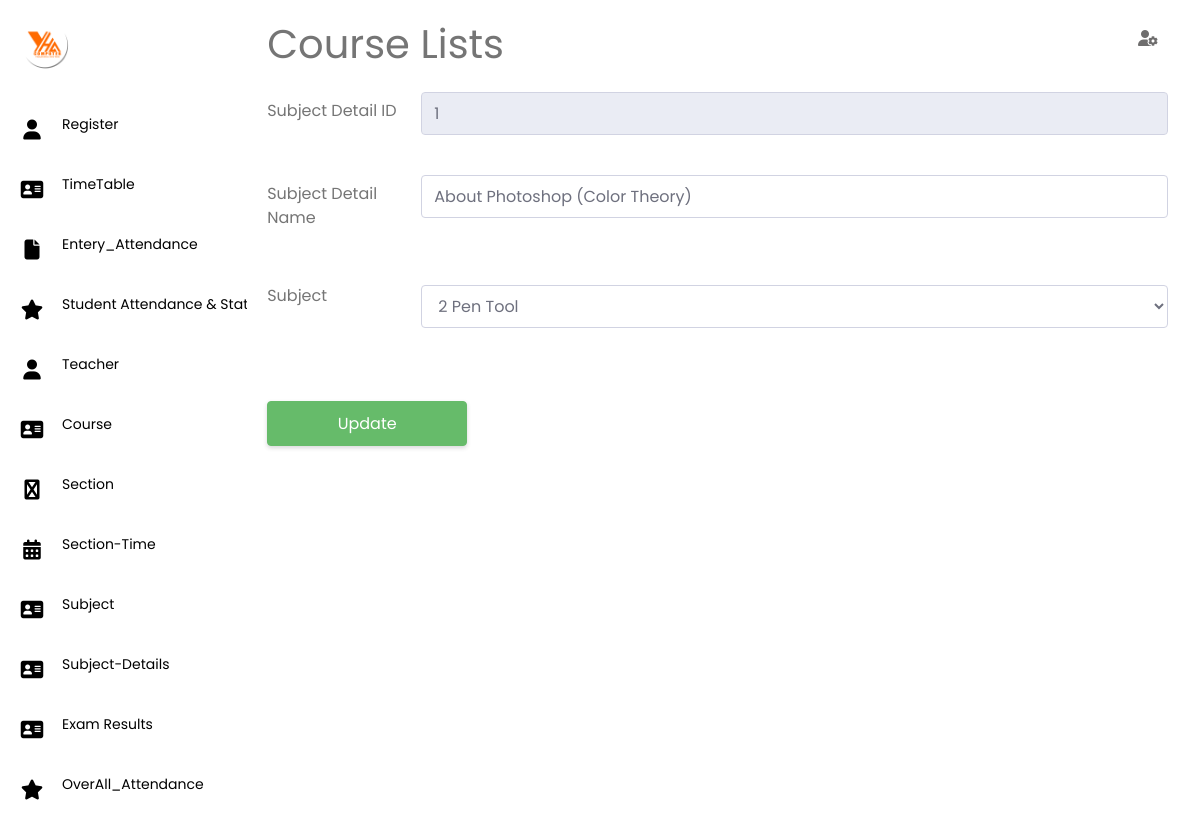
The page /subject_details.php?edit=1 on the database its author committed.
### tables this page shows
CREATE TABLE `subdetail` (
  `subdeid` int(11) NOT NULL,
  `subdename` varchar(50) NOT NULL,
  `subid` int(11) NOT NULL
);

CREATE TABLE `subject` (
  `subid` int(11) NOT NULL,
  `subname` varchar(30) NOT NULL,
  `courseid` int(11) NOT NULL
);

### subject_details.php (the view, shortened to what this page needs)
<?php
include 'subject_detail_process.php';
if (isset($_GET['edit'])) {
		$id = $_GET['edit'];
		$edit_state = true;
		$record = mysqli_query($conn,"SELECT sd.*,su.* FROM subdetail AS sd LEFT JOIN subject AS su ON sd.subid=su.subid WHERE subdeid = '$id'");
    $data = mysqli_fetch_array($record);
    $subdeid=$data['subdeid'];
    $subdename=$data['subdename'];
    $subid=$data['subid'];
    $subname=$data['subname'];
	}
?>
<?php include('head.php');?>
  <div class="container-fluid">
    <?php include("nav.php");?>
    <section class="main">
      <div class="main-top">
        <h1>Course Lists</h1>
        <i class="fas fa-user-cog"></i>
      </div>
    <form action="" method="post">
    <div class="form-group row">
        <label for="studentId" class="col-sm-2 col-form-label">Subject Detail ID</label>
        <div class="col-sm-10">
        <input type="text" class="form-control" id="studentcId" value="<?php echo $subdeid;?>" placeholder="Subject Detail ID" name="subdeid" disabled>
        </div>
    </div><br/>
    <div class="form-group row">
        <label for="text" class="col-sm-2 col-form-label">Subject Detail Name</label>
        <div class="col-sm-10">
        <input type="text" class="form-control" value="<?php echo $subdename;?>" id="name" placeholder="Subject Detail Name" name="subdename">
        </div>
    </div><br/>
    <div class="form-group row">
        <label for="text" class="col-sm-2 col-form-label">Subject</label>
        <div class="col-sm-10">
            <select name="subid" id="" class="form-control">
              <?php if($edit_state==false):?>
                <option value="">Subject</option>
              <?php else:?>
                <option value="<?php echo $subid;?>"><?php echo $subid;?>&nbsp;<?php echo $subname;?></option>
              <?php endif;?>
            </select>
        </div>
    </div><br/>
    <form class="form-inline">
    <?php if ($edit_state == false): ?>
    <button class="btn" style="background-color:#ff6b01;width:150px;height:50px" type="submit" name="save" >Save</button>
    <?php else: ?>
      <button class="btn btn-success" type="submit" name="update" >Update</button>
    <?php endif ?>
    </form>
    </form><br/><br/>
        </div>
</body>
</html>

### css/01.css (style rules this page uses)
* { margin: 0; padding: 0; outline: none; border: none; text-decoration: none; box-sizing: border-box; font-family: "Poppins", sans-serif; }
.main-top { display: flex; width: 100%; }
.main-top i { position: absolute; right: 0; margin: 10px 30px; color: rgb(110, 109, 109); cursor: pointer; }

### css/re_form.css (style rules this page uses)
form { position: relative; margin-top: 16px; min-height: 800px; background-color: #fff; }
.input-field input, select { outline: none; font-size: 14px; font-weight: 400; color: #333; border-radius: 5px; border: 1px solid #aaa; padding: 0 15px; height: 42px; margin: 8px 0; }
form button, .backBtn { display: flex; align-items: center; justify-content: center; height: 45px; max-width: 200px; width: 100%; border: none; outline: none; color: #fff; border-radius: 5px; margin: 25px 0; transition: all 0.3s linear; cursor: pointer; }

### head.php (style rules this page uses)
.main { position: relative; padding: 20px; width: 80%; float:left; height:800px; overflow-y:scroll; }

### rows shown on the page
subdetail: subdeid "1", subdename "About Photoshop (Color Theory)", subid "2 Pen Tool"
